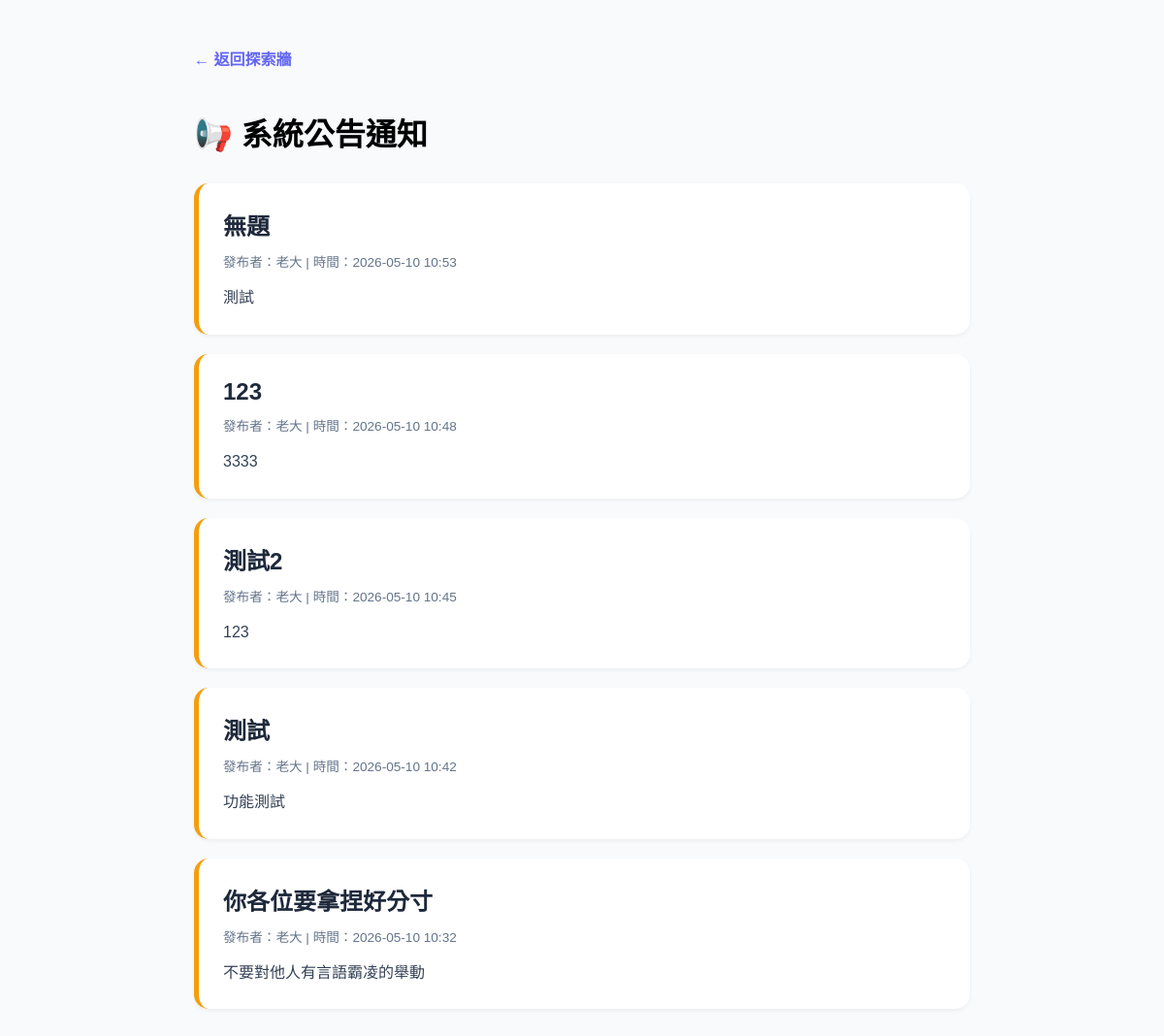
Page /view_announcements.php on the committed database.
### tables this page shows
CREATE TABLE `posts` (
  `id` int(11) NOT NULL,
  `title` varchar(255) NOT NULL,
  `content` text NOT NULL,
  `user_id` int(11) NOT NULL,
  `category_id` int(11) NOT NULL,
  `created_at` datetime NOT NULL DEFAULT current_timestamp(),
  `post_img` varchar(255) DEFAULT NULL
);

CREATE TABLE `users` (
  `id` int(11) NOT NULL,
  `username` varchar(50) NOT NULL,
  `password` varchar(255) NOT NULL,
  `role` tinyint(1) NOT NULL DEFAULT 0,
  `email` varchar(100) NOT NULL,
  `created_at` datetime NOT NULL DEFAULT current_timestamp(),
  `bio` text DEFAULT NULL,
  `age` int(11) DEFAULT NULL,
  `gender` varchar(50) DEFAULT NULL,
  `interests` varchar(255) DEFAULT NULL,
  `location` varchar(255) DEFAULT NULL,
  `profile_img` varchar(255) DEFAULT 'default_avatar.png',
  `last_announcement_view` datetime DEFAULT '1970-01-01 00:00:00',
  `banner_img` varchar(255) DEFAULT NULL,
  `reset_token` varchar(255) DEFAULT NULL,
  `reset_expiry` datetime DEFAULT NULL
);

### view_announcements.php (the view, shortened to what this page needs)
<?php
require_once "includes/dbh.inc.php";
try {
    $sql = "SELECT posts.*, users.username FROM posts
            JOIN categories ON posts.category_id = categories.id
            JOIN users ON posts.user_id = users.id
            WHERE categories.name = '系統公告'
            ORDER BY posts.created_at DESC";
    $stmt = $pdo->query($sql);
    $announcements = $stmt->fetchAll();
} catch (PDOException $e) {
    die("讀取公告失敗");
}
?>
<!DOCTYPE html>
<html lang="zh-TW">
<head>
</head>
<body>
    <div class="container">
        <a href="index.php" class="back">← 返回探索牆</a>
        <h1>📢 系統公告通知</h1>
        <?php if(count($announcements) > 0): ?>
            <?php foreach($announcements as $a): ?>
                <div class="card">
                    <h2><?= htmlspecialchars($a['title']) ?></h2>
                    <div class="meta">
                        發布者：<?= htmlspecialchars($a['username']) ?> |
                        時間：<?= date('Y-m-d H:i', strtotime($a['created_at'])) ?>
                    </div>
                    <div class="content">
                        <?= nl2br(htmlspecialchars($a['content'])) ?>
                    </div>
                </div>
            <?php endforeach; ?>
        <?php else: ?>
            <p>目前沒有任何系統公告。</p>
        <?php endif; ?>
    </div>
</body>
</html>

### view_announcements.php (style rules this page uses)
body { font-family: sans-serif; background: #f8fafc; padding: 40px; }
.container { max-width: 800px; margin: 0 auto; }
.card { background: white; padding: 25px; border-radius: 15px; margin-bottom: 20px; border-left: 5px solid #f59e0b; box-shadow: 0 2px 4px rgba(0,0,0,0.05); }
h1 { margin-bottom: 30px; }
h2 { margin: 0 0 10px 0; color: #1e293b; }
.meta { font-size: 0.85rem; color: #64748b; margin-bottom: 15px; }
.content { line-height: 1.6; color: #334155; }
.back { display: inline-block; margin-bottom: 20px; color: #6366f1; text-decoration: none; font-weight: bold; }

### rows in the picture
posts: title "無題", user.username "老大", created_at "2026-05-10 10:53", content "測試"
posts: title "123", user.username "老大", created_at "2026-05-10 10:48", content "3333"
posts: title "測試2", user.username "老大", created_at "2026-05-10 10:45", content "123"
posts: title "測試", user.username "老大", created_at "2026-05-10 10:42", content "功能測試"
posts: title "你各位要拿捏好分寸", user.username "老大", created_at "2026-05-10 10:32", content "不要對他人有言語霸凌的舉動"
